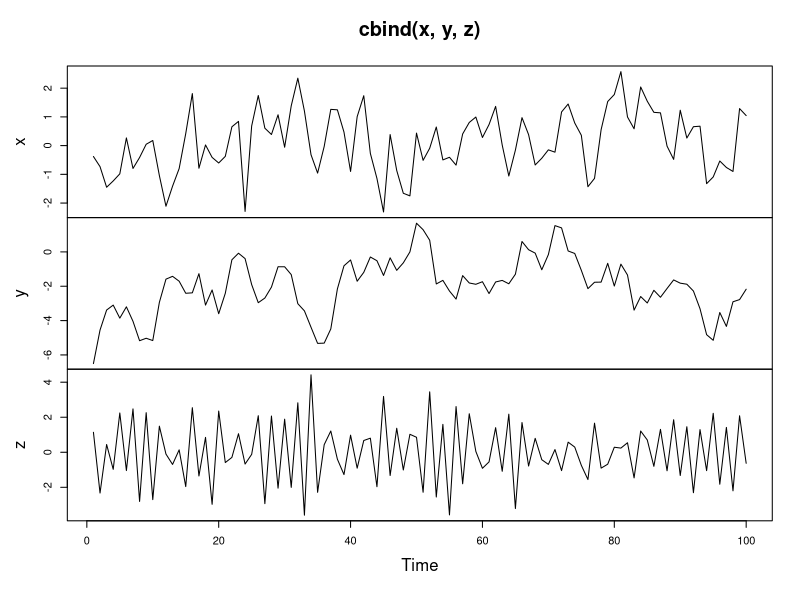
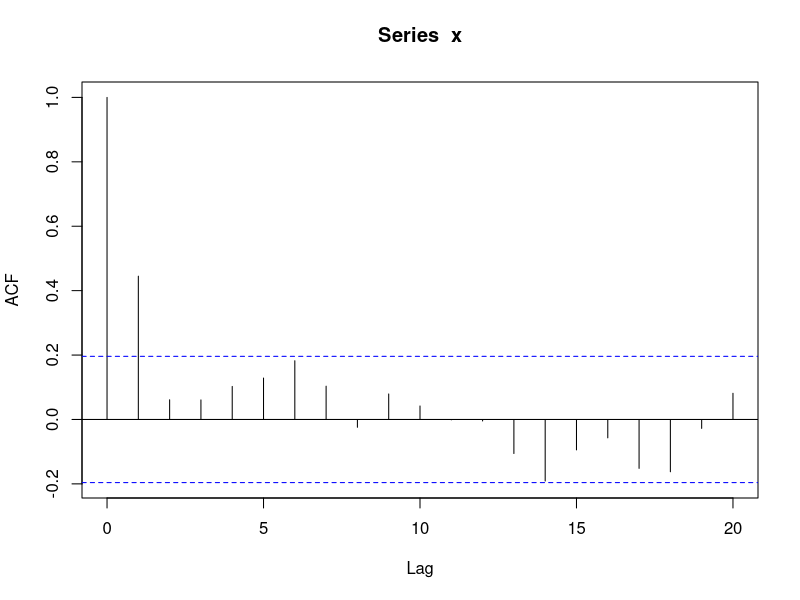
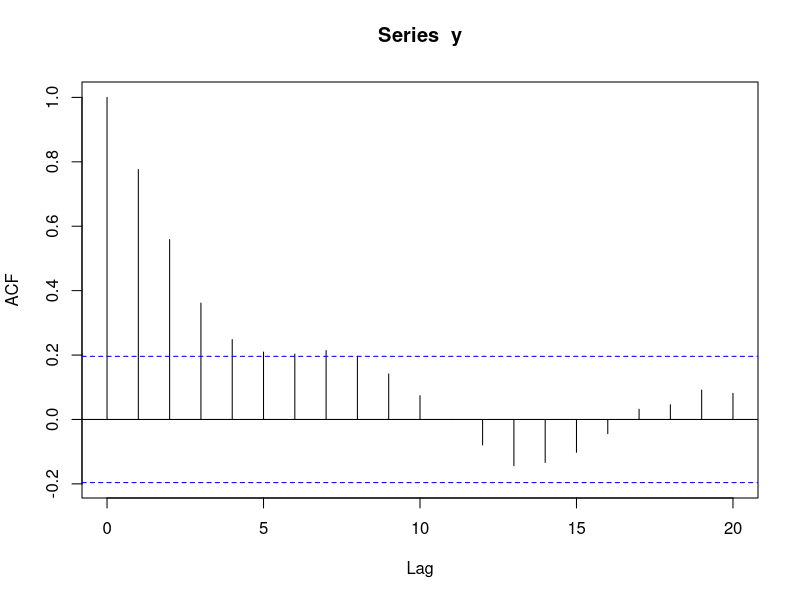
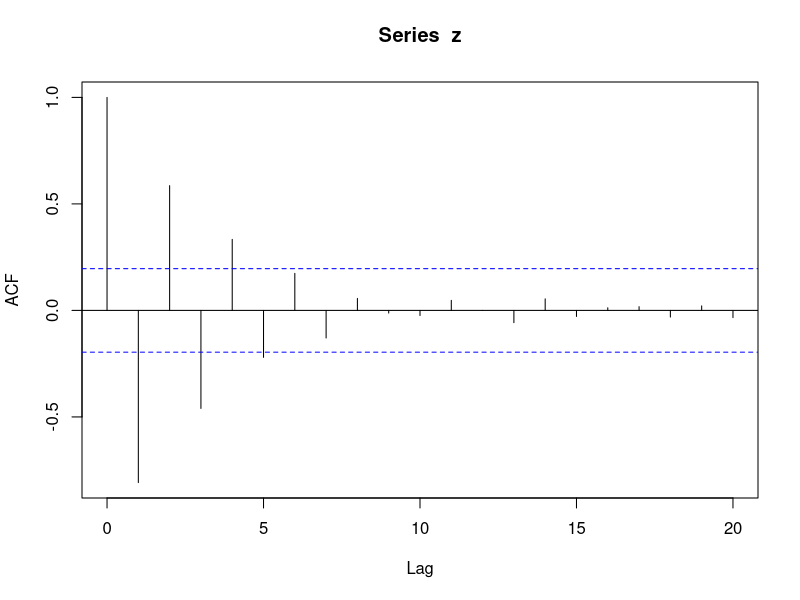
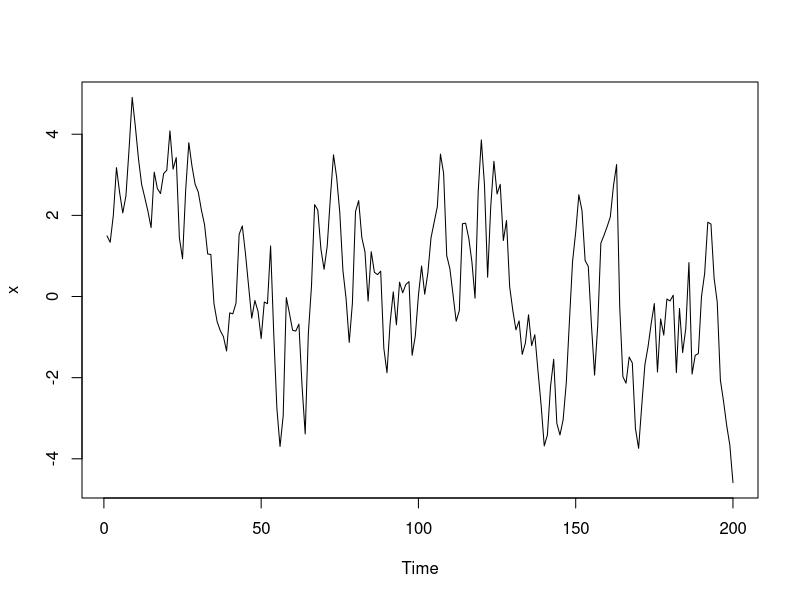
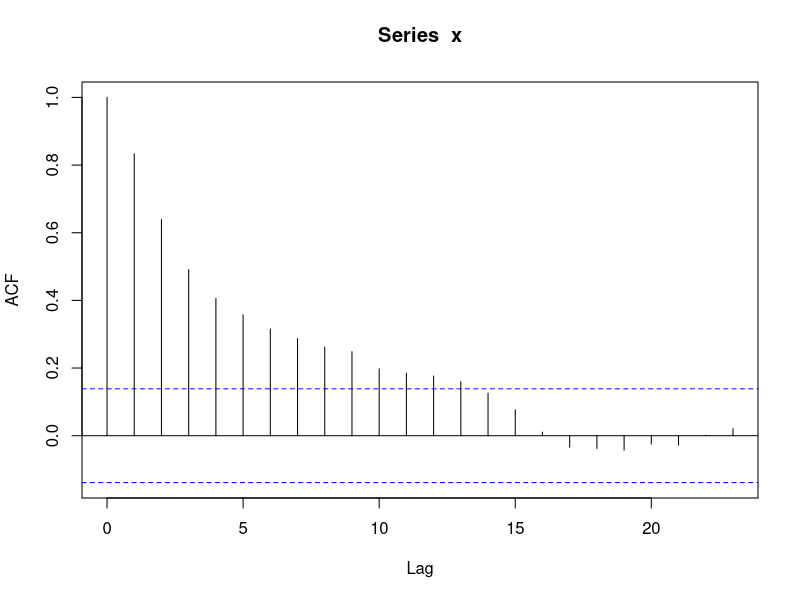
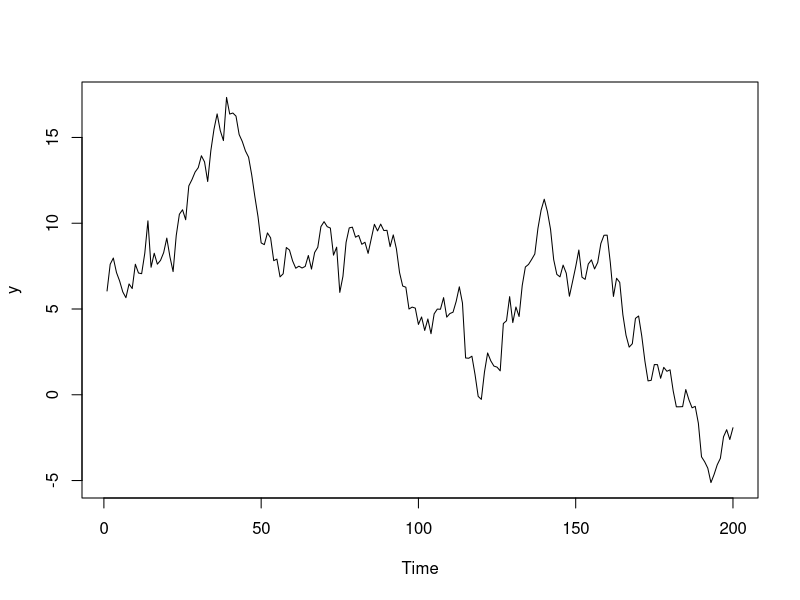
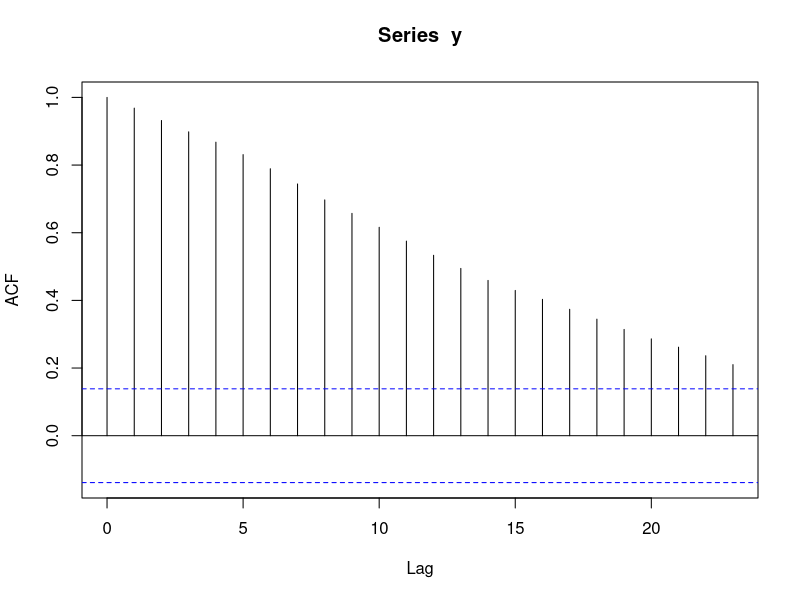

Write the R code that produced these figures, in order.
## ---- chunk 1
knitr::opts_chunk$set(echo = TRUE)
## ---- chunk 2
# Simulate an AR model with 0.5 slope
x <- arima.sim(model =list(ar=0.5), n = 100)

# Simulate an AR model with 0.9 slope. Slope 0.9 will increase the autocorrelation
y <- arima.sim(model=list(ar=0.9), n=100)

# Simulate an AR model with -0.75 slope, negative slope will create an oscilative model
z <- arima.sim(model=list(ar=-0.75),n=100)

# Plot your simulated data
plot.ts(cbind(x, y, z))

## ---- chunk 3
# Calculate the ACF for x
acf(x)

# Calculate the ACF for y
acf(y)

# Calculate the ACF for z
acf(z)

## ---- chunk 4
# Simulate and plot AR model with slope 0.9 
x <- arima.sim(model = list(ar=0.9), n = 200)
ts.plot(x)
acf(x)

# Simulate and plot AR model with slope 0.98: higher persistence when its slope parameter is closer to 1
y <- arima.sim(model= list(ar=0.98), n=200)
ts.plot(y)
acf(y)

# Simulate and plot RW model: slope is close to 1, strong persistence
z <- arima.sim(model= list(order=c(0,1,0)), n=200)
ts.plot(z)
acf(z)

## ---- chunk 5
# Fit the AR model to x
arima(x, order = c(1,0,0))

# Copy and paste the slope (ar1) estimate
#0.8575

# Copy and paste the slope mean (intercept) estimate
#-0.0948

# Copy and paste the innovation variance (sigma^2) estimate
#1.022

# Fit the AR model to AirPassengers
AR <-arima(AirPassengers, order = c(1,0,0))
print(AR)

# Run the following commands to plot the series and fitted values
ts.plot(AirPassengers)
AR_fitted <- AirPassengers - residuals(AR)
points(AR_fitted, type = "l", col = 2, lty = 2)


## ---- chunk 6
# Fit an AR model to Nile
AR_fit <-arima(Nile, order  = c(1,0,0))
print(AR_fit)

# Use predict() to make a 1-step forecast
predict_AR <- predict(AR_fit)

# Obtain the 1-step forecast using $pred[1]

predict_AR$pred[1]
# Use predict to make 1-step through 10-step forecasts
predict(AR_fit, n.ahead = 10)

# Run to plot the Nile series plus the forecast and 95% prediction intervals
ts.plot(Nile, xlim = c(1871, 1980))
AR_forecast <- predict(AR_fit, n.ahead = 10)$pred
AR_forecast_se <- predict(AR_fit, n.ahead = 10)$se
points(AR_forecast, type = "l", col = 2)
points(AR_forecast - 2*AR_forecast_se, type = "l", col = 2, lty = 2)
points(AR_forecast + 2*AR_forecast_se, type = "l", col = 2, lty = 2)
